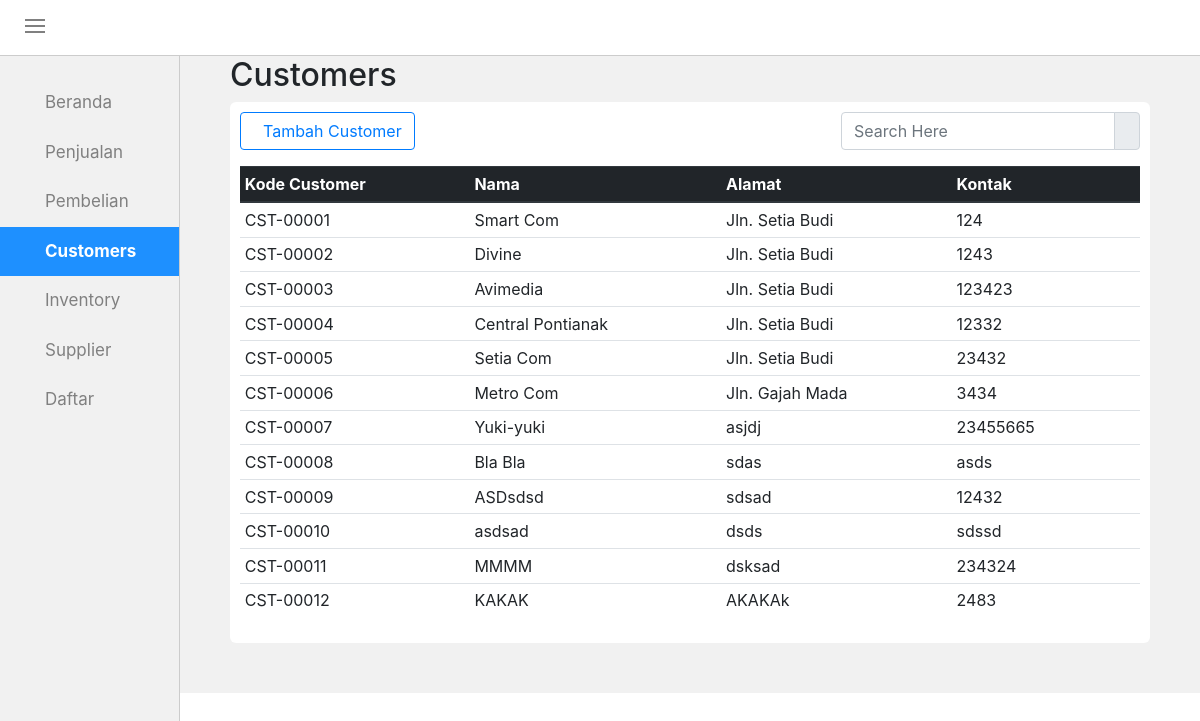
The page /customers.php on the database its author committed.
### tables this page shows
CREATE TABLE `tb_customer` (
  `kd_customer` varchar(10) NOT NULL,
  `nm_customer` varchar(25) NOT NULL,
  `alamat` varchar(50) NOT NULL,
  `kontak` varchar(13) NOT NULL,
  `hapus` char(1) NOT NULL
);

### customers.php (the view, shortened to what this page needs)
<?php
	require_once("conn.php");
	$sql = "SELECT kd_customer,nm_customer,alamat,kontak FROM tb_customer WHERE hapus = 0";
	$q = mysqli_query($conn,$sql);
?>
<!DOCTYPE html>
<html>
<head>
	<link rel="stylesheet" type="text/css" href="style.css">
	<link rel="stylesheet" type="text/css" href="css/bootstrap.min.css">
	<link rel="stylesheet" type="text/css" href="css/datepicker.css">
</head>
<body id="bodyCustomers">
	<div id="topnav">
		<div class="menuicon" onclick="geser()">
			<div class="garis"></div>
			<div class="garis"></div>
			<div class="garis"></div>
		</div>
	</div>
	<div id="sidenav">
		<div id="tab">
			<div class="tabbutton">
				<a href="mainform.php"><span class="ion-ios-home"></span>Beranda</a>
				<a href="penjualan.php"><span class="ion-cash"></span>Penjualan</a>
				<a href="pembelian.php"><span class="ion-android-cart"></span>Pembelian</a>
				<a class="active" href="customers.php"><span class="ion-ios-people"></span>Customers</a>
				<a href="inventory.php"><span class="ion-briefcase"></span>Inventory</a>
				<a href="supplier.php"><span class="ion-person-stalker"></span>Supplier</a>
			</div>
				<a class="tabbutton drop" id="btn_daftar"><span class="ion-android-list"></span>Daftar<i class="ion-arrow-down-b"></i></a>
		</div>
	</div>
	<div id="rightside">
		<div id="beranda">
			<div class="all-box">
				<div class="all-top">
					<h2>Customers</h2>
				</div>
				<div class="all-content">
					<div class="all-head">
						<div class="button-add">
							<button class="btn btn-outline-primary" onclick="document.getElementById('id01').style.display='block'" style="width:auto;"><span class="ion-person-add"></span>Tambah Customer</button>
						</div>
						<div class="search-container">
						    <div class="input-group mb-3">
								<input type="text" name="keyword" id="keyword" class="form-control" placeholder="Search Here" autocomplete="off">
								<div class="input-group-append">
							    	<span class="input-group-text"><ion-icon ios="ios-search" md="md-search"></ion-icon></span>
							  	</div>
							</div>
		 				</div>
					</div>
					<br>
					<div id="container">
							<div class="table-responsive">
								<table class="table table-hover table-sm">
									<thead class="thead-dark">
										<tr>
											<th>Kode Customer</th>
											<th>Nama</th>
											<th>Alamat</th>
											<th>Kontak</th>
											<th></th>
											<th></th>
										</tr>
									</thead>
									<?php
										while ($r = mysqli_fetch_assoc($q))
										{
										    echo "<tr>";
										    echo "<td>$r[kd_customer]";
										    echo "<td>$r[nm_customer]</td>";
										    echo "<td>$r[alamat]</td>";
										    echo "<td>$r[kontak]</td>";
										    echo "<td><span class='ion-edit' data-toggle='modal' data-target='#editcustomermodal' data-backdrop='static'></span></td>";
										    echo "<td><a class='ion-trash-a' href='customers_hapus.php?hps=$r[kd_customer]' onclick='return functionHapus()' class='hapus' value='.$r[kd_customer]' id='hapus' name='hps' data-id = '.$r[kd_customer]'></a></td>";
										    echo "</tr>";
										}
									?>
								</table>
							</div>
					</div>
				</div>
			</div>
			</div>
		</div>
</body>
</html>

### style.css (style rules this page uses)
body { margin: 0px; padding: 0px; }
#topnav { overflow: hidden; position: sticky; top: 0; width: 100%; height: 56px; background-color: #fff; padding: 15px 25px; border-bottom: 1px solid #ccc; z-index: 3; }
.garis { width: 20px; height: 2px; background-color: gray; margin: 4px 0; }
.menuicon { display: inline-block; cursor: pointer; }
#sidenav { top: 56px; height: 100%; width: 15%; background-color: #f1f1f1; padding-top: 22px; padding-bottom: 22px; left: 0; transition: all 500ms ease-in-out; overflow-x: hidden; z-index: 1; position: fixed; border-right: 1px solid #ccc; }
#tab .tabbutton a, #btn_daftar { display: block; transition: 0.3s; background-color: inherit; color: gray; padding: 12px 25px; width: 100%; border: none; outline: none; text-align: left; cursor: pointer; font-size: 17px; }
#tab a.active { text-decoration: none; background-color: dodgerBlue; color: white; font-weight: bold; }
#rightside { top: 56px; margin-left: 15%; width: 85%; height: 100%; transition: all 500ms ease-in-out; }
.all-box { background-color: #f1f1f1; padding-left: 50px; padding-right: 50px; padding-bottom: 50px; }
.all-top { overflow: hidden; }
.all-top h2 { float: left; }
.all-content { background-color: #fff; padding: 10px; border-radius: 6px; }
.all-head .button-add { float: left; }
.all-head .search-container { float: right; }
#tab a { text-decoration: none; }

### rows shown on the page
tb_customer: kd_customer "CST-00001", nm_customer "Smart Com", alamat "Jln. Setia Budi", kontak "124"
tb_customer: kd_customer "CST-00002", nm_customer "Divine", alamat "Jln. Setia Budi", kontak "1243"
tb_customer: kd_customer "CST-00003", nm_customer "Avimedia", alamat "Jln. Setia Budi", kontak "123423"
tb_customer: kd_customer "CST-00004", nm_customer "Central Pontianak", alamat "Jln. Setia Budi", kontak "12332"
tb_customer: kd_customer "CST-00005", nm_customer "Setia Com", alamat "Jln. Setia Budi", kontak "23432"
tb_customer: kd_customer "CST-00006", nm_customer "Metro Com", alamat "Jln. Gajah Mada", kontak "3434"
tb_customer: kd_customer "CST-00007", nm_customer "Yuki-yuki", alamat "asjdj", kontak "23455665"
tb_customer: kd_customer "CST-00008", nm_customer "Bla Bla", alamat "sdas", kontak "asds"
tb_customer: kd_customer "CST-00009", nm_customer "ASDsdsd", alamat "sdsad", kontak "12432"
tb_customer: kd_customer "CST-00010", nm_customer "asdsad", alamat "dsds", kontak "sdssd"
tb_customer: kd_customer "CST-00011", nm_customer "MMMM", alamat "dsksad", kontak "234324"
tb_customer: kd_customer "CST-00012", nm_customer "KAKAK", alamat "AKAKAk", kontak "2483"
